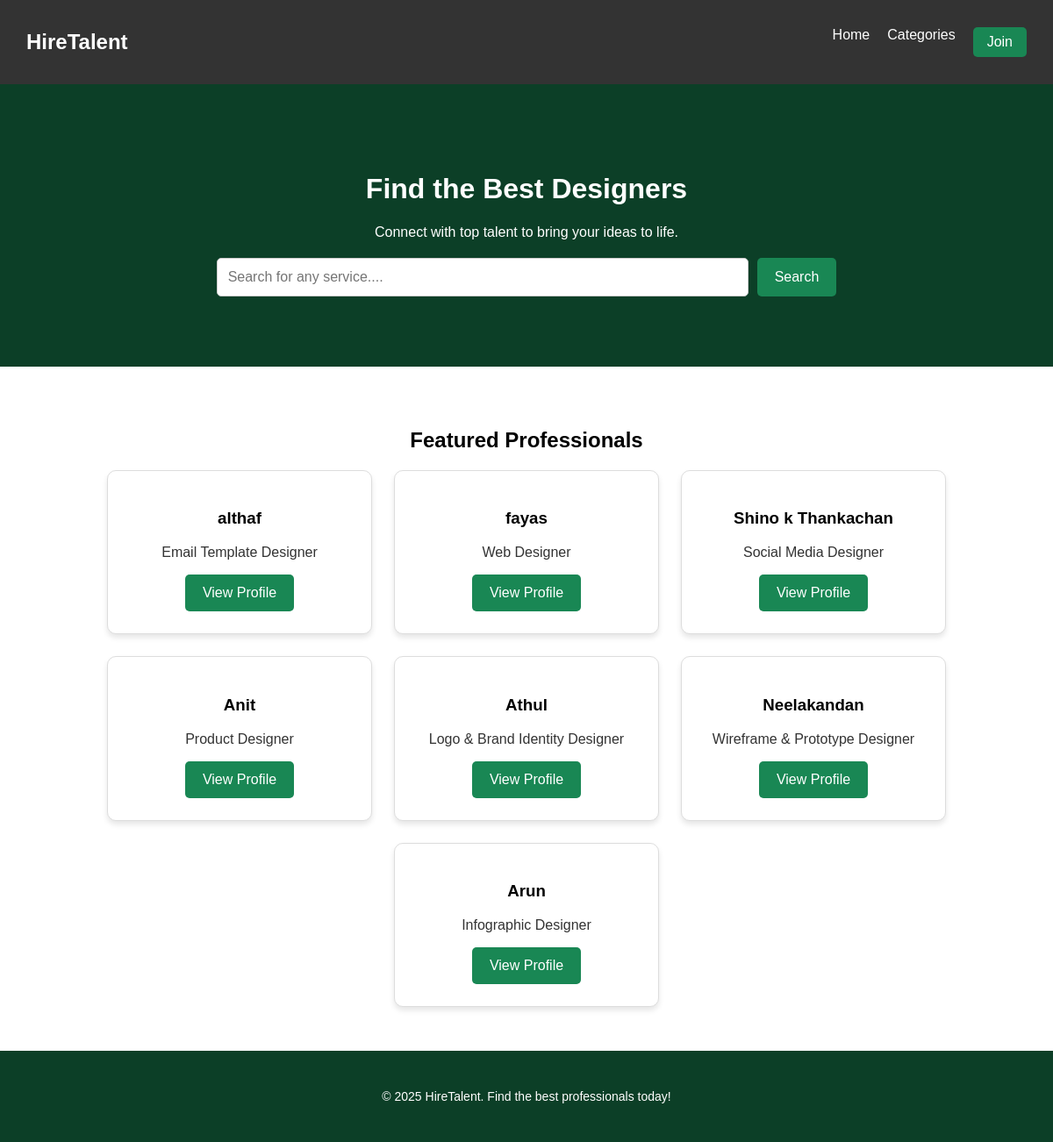
The app's page /, older data.
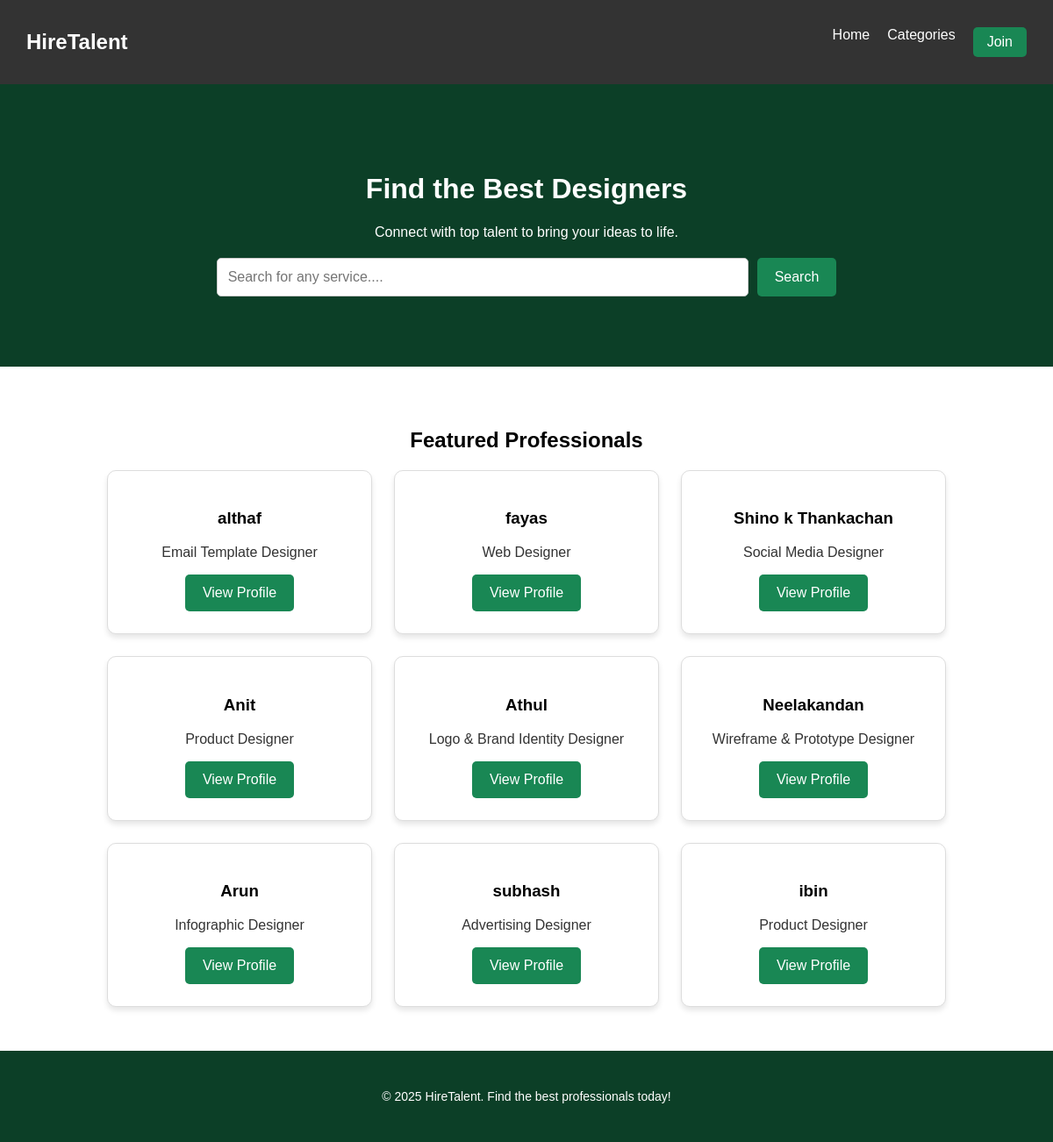
The same page, newer data.
### app/models.py (models this page shows, shortened)
class Freelancer(models.Model):
    CATEGORY_CHOICES = [
        ("UI/UX & Web Designers", "UI/UX & Web Designers"),
        ("Graphic & Visual Designers", "Graphic & Visual Designers"),
        ("Digital & Marketing Designers", "Digital & Marketing Designers"),
        ("Multimedia & Video Designers", "Multimedia & Video Designers"),
        ("Industrial & Product Designers", "Industrial & Product Designers"),
    ]
    name = models.CharField(max_length=255)
    email = models.EmailField(unique=True)
    category = models.CharField(max_length=50, choices=CATEGORY_CHOICES)
    subcategory = models.ForeignKey(SubCategory, on_delete=models.CASCADE, related_name='freelancers')
    portfolio_url = models.URLField(blank=True, null=True)
    bio = models.TextField()
    created_at = models.DateTimeField(auto_now_add=True)

class SubCategory(models.Model):
    category = models.ForeignKey(Category, on_delete=models.CASCADE, related_name='subcategories')
    name = models.CharField(max_length=255)
    def __str__(self):
        return self.name

### app/views.py (the view)
# urls.py: path('', views.home, name='home'),
def home(request):
    freelancers = Freelancer.objects.all()
    return render(request, 'home.html', {'freelancers': freelancers})

### templates/home.html (shortened to what this page needs)
<!DOCTYPE html>
<html lang="en">
<head>
  {% load static %}
  <link rel="stylesheet" href="{% static 'css/home.css' %}">
</head>
<body>
  <nav class="navbar">
    <div class="logo">HireTalent</div>
    <ul class="nav-links">
      <li><a href="#">Home</a></li>
      <li><a href="{% url 'categories' %}">Categories</a></li>
    {% if user.is_authenticated %}
    <li><a href="{% url 'my_account' %}">My Account</a></li>
    <li><a href="{% url 'logout' %}">Logout</a></li>
    {% else %}
    <a href="{% url 'join' %}"><button class="join-btn">Join</button></a>
    {% endif %}
    </ul>
  </nav>
  <header class="hero">
    <h1>Find the Best Designers</h1>
    <p>Connect with top talent to bring your ideas to life.</p>
    <div class="search-bar">
      <input type="text" id="searchInput" placeholder="Search for any service....">
      <button id="searchButton">Search</button>
    </div>
  </header>
  <main>
    <section class="featured">
      <h2>Featured Professionals</h2>
      <div class="profiles">
        {% for freelancer in freelancers %}
        <div class="profile">
            <h3>{{ freelancer.name }}</h3>
            <p>{{ freelancer.subcategory }}</p>
            <a href="{% url 'profile' freelancer.id %}"><button>View Profile</button></a>
        </div>
        {% empty %}
        <p>No freelancers found.</p>
        {% endfor %}
      </div>
    </section>
  </main>
  <footer>
    <p>&copy; 2025 HireTalent. Find the best professionals today!</p>
  </footer>
</body>
</html>

### static/css/home.css (style rules this page uses)
body { font-family: Arial, sans-serif; margin: 0; padding: 0; background-color: #F4F4F4; color: #333; display: flex; flex-direction: column; min-height: 100vh; }
h1 { color: white; }
h2, h3 { color: #000000; }
button { background-color: #198754; color: white; border: none; padding: 12px 20px; cursor: pointer; border-radius: 5px; font-size: 16px; transition: background-color 0.3s; }
.navbar { display: flex; justify-content: space-between; align-items: center; background-color: #333; padding: 15px 30px; color: white; }
.logo { font-size: 24px; font-weight: bold; }
.nav-links { list-style: none; display: flex; gap: 20px; }
.nav-links li { display: inline; }
.nav-links a { color: white; text-decoration: none; font-size: 16px; transition: 0.3s; }
.join-btn { background-color: #198754; color: white; padding: 8px 16px; border: none; border-radius: 5px; cursor: pointer; font-size: 16px; }
.hero { background-color: #0c3f27; text-align: center; padding: 80px 20px; color: #ffffff; }
.search-bar { margin-top: 20px; display: flex; justify-content: center; gap: 10px; }
.search-bar input { padding: 12px; width: 50%; border: 1px solid #ccc; border-radius: 5px; font-size: 16px; }
.search-bar button { padding: 12px 20px; background-color: #198754; color: white; border: none; border-radius: 5px; font-size: 16px; cursor: pointer; }
.featured { text-align: center; padding: 50px 20px; background: #ffffff; }
.profiles { display: flex; justify-content: center; gap: 25px; flex-wrap: wrap; }
.profile { background: #ffffff; padding: 25px; border-radius: 10px; box-shadow: 0px 4px 6px rgba(0, 0, 0, 0.1); text-align: center; width: 250px; border: 1px solid #ddd; transition: transform 0.3s ease, box-shadow 0.3s ease; }
footer { text-align: center; padding: 30px; background: #0c3f27; color: #ffffff; font-size: 14px; margin-top: auto; }

Row changes from the older to the newer data that the page shows:
added Freelancer: name "subhash", subcategory "Advertising Designer"
added Freelancer: name "ibin", subcategory "Product Designer"
